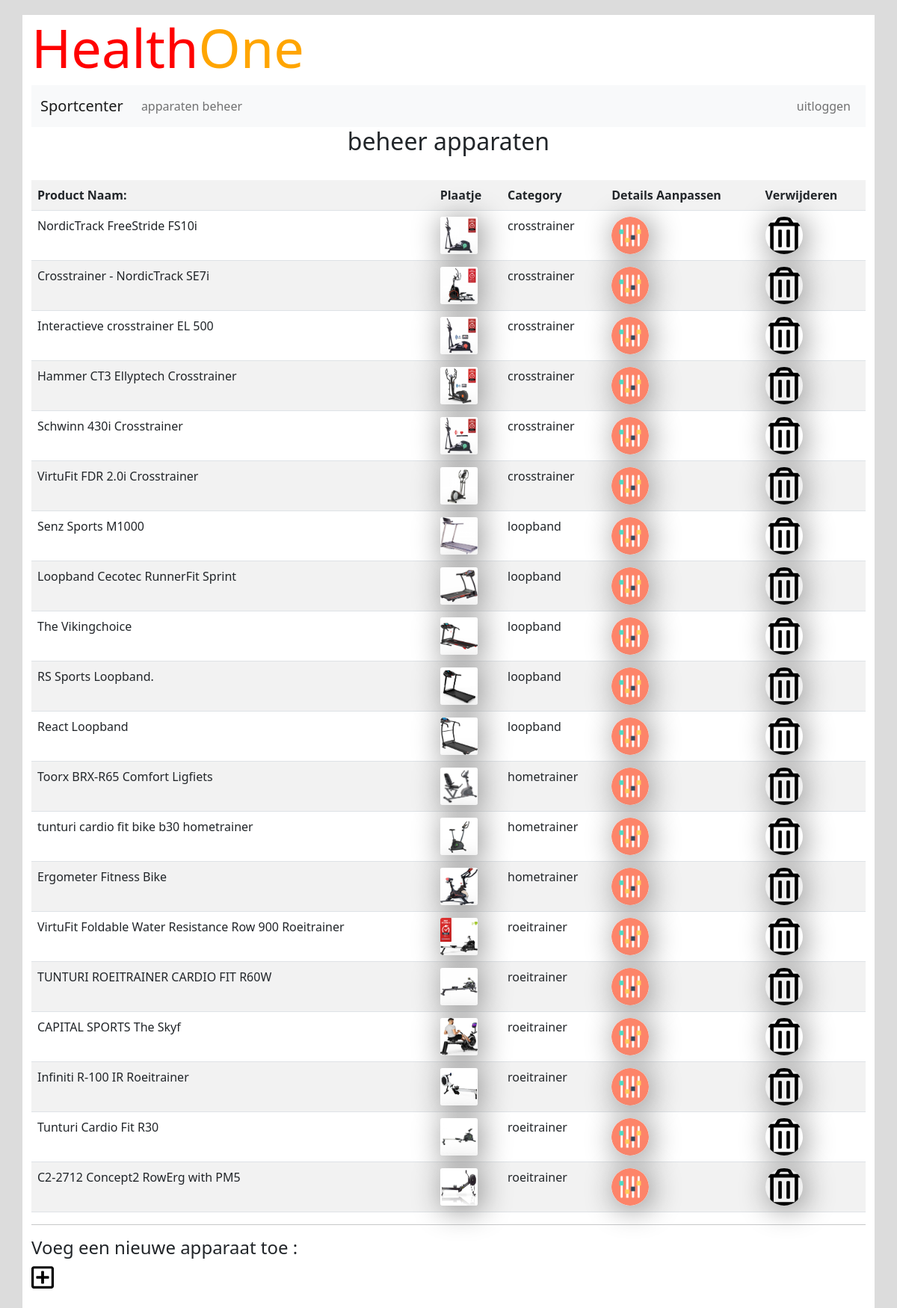
The page /admin/beheer (signed in) on the database its author committed.
### tables this page shows
CREATE TABLE `product` (
  `id` int(11) NOT NULL,
  `name` varchar(255) NOT NULL,
  `picture` varchar(255) NOT NULL,
  `category_id` int(11) NOT NULL,
  `description` text NOT NULL
);

CREATE TABLE `category` (
  `id` int(11) NOT NULL,
  `category_name` varchar(255) NOT NULL,
  `picture` varchar(255) NOT NULL
);

### Modules/Beheer.php (called while the page is built, shortened)
<?php
global $pdo;
function getProductsAdmin(){
    try{
        global $pdo;
        $query=$pdo->prepare('SELECT product.id AS product_id, product.name AS product_name, product.category_id ,product.picture , category.id, category.category_name AS category
                                    FROM product
                                    JOIN category
                                    ON product.category_id=category.id;');
        $query->execute();
        $products=$query->fetchAll(PDO::FETCH_CLASS);
        return $products;
    }
    catch(PDOException $e){
        echo $e->getMessage();
    }
}

### Templates/beheer.php (the view)
<!doctype html>
<html lang="en">
<head>
    <?php
    include_once ('../Templates/defaults/head.php');
    require_once ('../Modules/Beheer.php');
    ?>
</head>
<body>
<div class="container">
    <?php
    include_once ('../Templates/defaults/header.php');
    include_once ('../Templates/defaults/adminpageMenu.php');
    ?>
    <h2 class="text-center">beheer apparaten</h2>
    <br>
    <table class="table table-striped">
        <tr class="">
            <th>Product Naam:</th>
            <th>Plaatje</th>
            <th>Category</th>
            <th>Details Aanpassen</th>
            <th>Verwijderen</th>
        </tr>
        <?php
        $products=getProductsAdmin();
        foreach ($products as $product){
            echo "<tr>";
            echo "<td>$product->product_name</td>";
            echo "<td><img class='card-img img-fluid admin-img' src='/img/categories/crosstrainer/$product->picture'></td>";
            echo "<td>$product->category</td>";
            echo "<td><a href='/admin/beheer/adjustitempage/$product->product_id'><img class='card-img img-fluid admin-icon' src='/img/adjusticon.png'></a></td>";
            echo "<td><a href='/admin/beheer/removeitem/$product->product_id'><img class='card-img img-fluid admin-icon' src='/img/trash-alt-regular.svg'></a></td>";
            echo "</tr>";
        }
        ?>
    </table>
    <hr>
    <h4>Voeg een nieuwe apparaat toe :</h4>
    <a href='/admin/beheer/additempage'><img class='add-item' src='/img/plus-square-regular.svg' alt=''></a>
    <br><br>
</div>
</body>
</html>

### public/index.php (shortened to what this page needs)
<?php
$request = $_SERVER['REQUEST_URI'];
$params = explode("/", $request);
switch ($params[1]) {
    case 'admin':
        if($_SESSION['role']=='admin'){
            include_once ('admin.php');
        }
        else{
            header("Location: /inloggen");
        }
        break;
}

### public/admin.php (shortened to what this page needs)
<?php
require_once ('../Modules/AddItem.php');
require_once ('../Modules/Beheer.php');
global $params;
if(isset($params[2]) && empty($params[3])){
    switch ($params[2]){
        case 'beheer':
            include_once ('../Templates/beheer.php');
            break;
    }
}

### Templates/defaults/head.php (shortened to what this page needs)
<head>
    <link rel="stylesheet" href="/css/bootstrap.min.css"/>
    <link rel="stylesheet" href="/public/css/style.css"/>
</head>

### Templates/defaults/header.php
<header>
    <div class="header-row row lead" >
        <h1 class="display-2" style="color:red;">Health<span style="color:orange;">One</span></h1>
    </div>
</header>

### Templates/defaults/adminpageMenu.php (shortened to what this page needs)
<nav class="navbar navbar-expand-lg navbar-light bg-light">
    <div class="container-fluid">
        <a class="navbar-brand" href="/home">
            Sportcenter
        </a>
        <div class="collapse navbar-collapse" id="myNavbar">
            <ul class="navbar-nav">
                <li class="nav-item">
                    <a class="nav-link" href="/admin/beheer">apparaten beheer</a>
                </li>
            </ul>
            <ul class="navbar-nav ms-auto">
                <li class="nav-item">
                    <a class="nav-link" href="/home">uitloggen</a>
                </li>
            </ul>
        </div>
    </div>
</nav>

### public/css/style.css (style rules this page uses)
body { background-color: gainsboro }
.container { background-color: white; }
.header-row { margin-top: 20px }
.navbar { margin-bottom: 0; }
.add-item { width: 30px; }
.admin-img, .admin-icon { height: 50px; width: 50px; box-shadow: 4px 4px 40px gray; }
.admin-icon { border-radius: 50%; }

### rows shown on the page
product: name "NordicTrack FreeStride FS10i", picture (picture), category.category_name "crosstrainer"
product: name "Crosstrainer - NordicTrack SE7i", picture (picture), category.category_name "crosstrainer"
product: name "Interactieve crosstrainer EL 500", picture (picture), category.category_name "crosstrainer"
product: name "Hammer CT3 Ellyptech Crosstrainer", picture (picture), category.category_name "crosstrainer"
product: name "Schwinn 430i Crosstrainer", picture (picture), category.category_name "crosstrainer"
product: name "VirtuFit FDR 2.0i Crosstrainer", picture (picture), category.category_name "crosstrainer"
product: name "Senz Sports M1000", picture (picture), category.category_name "loopband"
product: name "Loopband Cecotec RunnerFit Sprint", picture (picture), category.category_name "loopband"
product: name "The Vikingchoice", picture (picture), category.category_name "loopband"
product: name "RS Sports Loopband.", picture (picture), category.category_name "loopband"
product: name "React Loopband", picture (picture), category.category_name "loopband"
product: name "Toorx BRX-R65 Comfort Ligfiets", picture (picture), category.category_name "hometrainer"
product: name "tunturi cardio fit bike b30 hometrainer", picture (picture), category.category_name "hometrainer"
product: name "Ergometer Fitness Bike", picture (picture), category.category_name "hometrainer"
product: name "VirtuFit Foldable Water Resistance Row 900 Roeitrainer", picture (picture), category.category_name "roeitrainer"
product: name "TUNTURI ROEITRAINER CARDIO FIT R60W", picture (picture), category.category_name "roeitrainer"
product: name "CAPITAL SPORTS The Skyf", picture (picture), category.category_name "roeitrainer"
product: name "Infiniti R-100 IR Roeitrainer", picture (picture), category.category_name "roeitrainer"
product: name "Tunturi Cardio Fit R30", picture (picture), category.category_name "roeitrainer"
product: name "C2-2712 Concept2 RowErg with PM5", picture (picture), category.category_name "roeitrainer"
